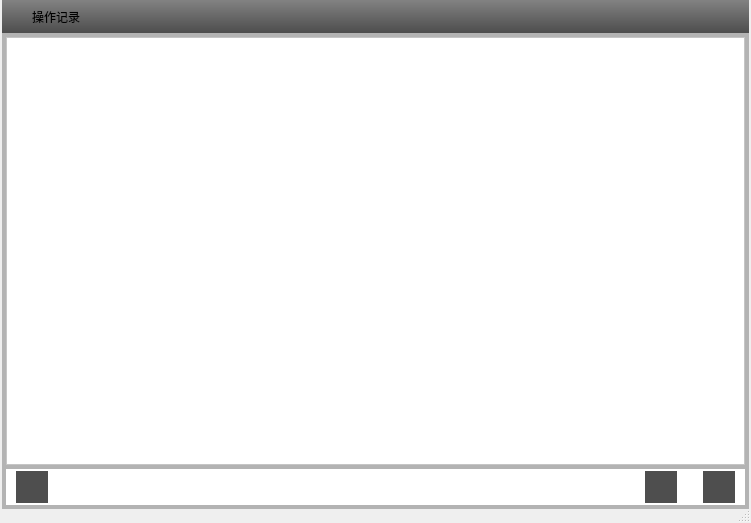
<?xml version="1.0" encoding="UTF-8"?>
<ui version="4.0">
 <class>DlgOperatorLog</class>
 <widget class="QDialog" name="DlgOperatorLog">
  <property name="geometry">
   <rect>
    <x>0</x>
    <y>0</y>
    <width>751</width>
    <height>523</height>
   </rect>
  </property>
  <property name="windowTitle">
   <string>Dialog</string>
  </property>
  <property name="sizeGripEnabled">
   <bool>true</bool>
  </property>
  <layout class="QVBoxLayout" name="verticalLayout">
   <property name="spacing">
    <number>0</number>
   </property>
   <property name="leftMargin">
    <number>2</number>
   </property>
   <property name="topMargin">
    <number>0</number>
   </property>
   <property name="rightMargin">
    <number>2</number>
   </property>
   <property name="bottomMargin">
    <number>14</number>
   </property>
   <item>
    <widget class="QWidget" name="widget_title1" native="true">
     <property name="sizePolicy">
      <sizepolicy hsizetype="Preferred" vsizetype="Fixed">
       <horstretch>0</horstretch>
       <verstretch>0</verstretch>
      </sizepolicy>
     </property>
     <property name="minimumSize">
      <size>
       <width>100</width>
       <height>33</height>
      </size>
     </property>
     <property name="styleSheet">
      <string notr="true">QWidget#widget_title1{
	background: qlineargradient(spread:pad, x1:0, y1:0, x2:0, y2:1, stop:0 #828282, stop:1 #4D4D4D);
}</string>
     </property>
     <layout class="QHBoxLayout" name="horizontalLayout_11">
      <property name="spacing">
       <number>0</number>
      </property>
      <property name="leftMargin">
       <number>0</number>
      </property>
      <property name="topMargin">
       <number>0</number>
      </property>
      <property name="rightMargin">
       <number>0</number>
      </property>
      <property name="bottomMargin">
       <number>0</number>
      </property>
      <item>
       <widget class="QLabel" name="lab_Ico">
        <property name="sizePolicy">
         <sizepolicy hsizetype="Minimum" vsizetype="Preferred">
          <horstretch>0</horstretch>
          <verstretch>0</verstretch>
         </sizepolicy>
        </property>
        <property name="minimumSize">
         <size>
          <width>30</width>
          <height>0</height>
         </size>
        </property>
        <property name="text">
         <string/>
        </property>
        <property name="alignment">
         <set>Qt::AlignCenter</set>
        </property>
       </widget>
      </item>
      <item>
       <widget class="QLabel" name="lab_Title">
        <property name="sizePolicy">
         <sizepolicy hsizetype="Expanding" vsizetype="Preferred">
          <horstretch>0</horstretch>
          <verstretch>0</verstretch>
         </sizepolicy>
        </property>
        <property name="styleSheet">
         <string notr="true">font: 10pt &quot;微软雅黑&quot;;</string>
        </property>
        <property name="text">
         <string>操作记录</string>
        </property>
        <property name="alignment">
         <set>Qt::AlignLeading|Qt::AlignLeft|Qt::AlignVCenter</set>
        </property>
       </widget>
      </item>
      <item>
       <widget class="QWidget" name="widget_menu" native="true">
        <property name="sizePolicy">
         <sizepolicy hsizetype="Minimum" vsizetype="Preferred">
          <horstretch>0</horstretch>
          <verstretch>0</verstretch>
         </sizepolicy>
        </property>
        <layout class="QHBoxLayout" name="horizontalLayout_12">
         <property name="spacing">
          <number>0</number>
         </property>
         <property name="leftMargin">
          <number>0</number>
         </property>
         <property name="topMargin">
          <number>0</number>
         </property>
         <property name="rightMargin">
          <number>0</number>
         </property>
         <property name="bottomMargin">
          <number>0</number>
         </property>
         <item>
          <widget class="QPushButton" name="btnMenu_Close">
           <property name="sizePolicy">
            <sizepolicy hsizetype="Minimum" vsizetype="Expanding">
             <horstretch>0</horstretch>
             <verstretch>0</verstretch>
            </sizepolicy>
           </property>
           <property name="minimumSize">
            <size>
             <width>40</width>
             <height>0</height>
            </size>
           </property>
           <property name="cursor">
            <cursorShape>ArrowCursor</cursorShape>
           </property>
           <property name="focusPolicy">
            <enum>Qt::NoFocus</enum>
           </property>
           <property name="toolTip">
            <string>关闭</string>
           </property>
           <property name="text">
            <string/>
           </property>
           <property name="flat">
            <bool>true</bool>
           </property>
          </widget>
         </item>
        </layout>
       </widget>
      </item>
     </layout>
    </widget>
   </item>
   <item>
    <widget class="QWidget" name="widget" native="true">
     <property name="styleSheet">
      <string notr="true">background-color: rgb(179, 179, 179);</string>
     </property>
     <layout class="QVBoxLayout" name="verticalLayout_2">
      <property name="spacing">
       <number>4</number>
      </property>
      <property name="leftMargin">
       <number>4</number>
      </property>
      <property name="topMargin">
       <number>4</number>
      </property>
      <property name="rightMargin">
       <number>4</number>
      </property>
      <property name="bottomMargin">
       <number>4</number>
      </property>
      <item>
       <widget class="QWidget" name="widget_2" native="true">
        <layout class="QVBoxLayout" name="verticalLayout_3">
         <property name="spacing">
          <number>0</number>
         </property>
         <property name="leftMargin">
          <number>0</number>
         </property>
         <property name="topMargin">
          <number>0</number>
         </property>
         <property name="rightMargin">
          <number>0</number>
         </property>
         <property name="bottomMargin">
          <number>0</number>
         </property>
         <item>
          <widget class="KTableView" name="tableView">
           <property name="styleSheet">
            <string notr="true">background-color: rgb(255, 255, 255);</string>
           </property>
          </widget>
         </item>
        </layout>
       </widget>
      </item>
      <item>
       <widget class="QWidget" name="widget_3" native="true">
        <property name="minimumSize">
         <size>
          <width>0</width>
          <height>36</height>
         </size>
        </property>
        <property name="maximumSize">
         <size>
          <width>16777215</width>
          <height>36</height>
         </size>
        </property>
        <property name="styleSheet">
         <string notr="true">background-color: rgb(255, 255, 255);</string>
        </property>
        <layout class="QHBoxLayout" name="horizontalLayout">
         <property name="leftMargin">
          <number>10</number>
         </property>
         <property name="topMargin">
          <number>2</number>
         </property>
         <property name="rightMargin">
          <number>10</number>
         </property>
         <property name="bottomMargin">
          <number>2</number>
         </property>
         <item>
          <widget class="QToolButton" name="toolButtonUpdate">
           <property name="minimumSize">
            <size>
             <width>32</width>
             <height>32</height>
            </size>
           </property>
           <property name="maximumSize">
            <size>
             <width>32</width>
             <height>32</height>
            </size>
           </property>
           <property name="styleSheet">
            <string notr="true">QToolButton#toolButtonUpdate
{
	border-image: url(:/更新normal.png);
  background-color:rgb(78,78,78); border-style:none;}

QToolButton#toolButtonUpdate:hover{border-image:url(:/更新hover.png);  background-color:rgb(78,78,78);border-style:none;}
QToolButton#toolButtonUpdate:pressed{border-image:url(:更新press.png); background-color:rgb(78,78,78);border-style:none;}</string>
           </property>
           <property name="text">
            <string/>
           </property>
          </widget>
         </item>
         <item>
          <spacer name="horizontalSpacer">
           <property name="orientation">
            <enum>Qt::Horizontal</enum>
           </property>
           <property name="sizeHint" stdset="0">
            <size>
             <width>576</width>
             <height>20</height>
            </size>
           </property>
          </spacer>
         </item>
         <item>
          <widget class="QToolButton" name="toolButtonPre">
           <property name="minimumSize">
            <size>
             <width>32</width>
             <height>32</height>
            </size>
           </property>
           <property name="maximumSize">
            <size>
             <width>32</width>
             <height>32</height>
            </size>
           </property>
           <property name="styleSheet">
            <string notr="true">QToolButton#toolButtonPre
{
	
	border-image: url(:/左normal.png);
  background-color:rgb(78,78,78); border-style:none;}


QToolButton#toolButtonPre:pressed{border-image: url(:/左press.png);; background-color:rgb(78,78,78);border-style:none;}</string>
           </property>
           <property name="text">
            <string/>
           </property>
          </widget>
         </item>
         <item>
          <spacer name="horizontalSpacer_2">
           <property name="orientation">
            <enum>Qt::Horizontal</enum>
           </property>
           <property name="sizeType">
            <enum>QSizePolicy::Fixed</enum>
           </property>
           <property name="sizeHint" stdset="0">
            <size>
             <width>20</width>
             <height>20</height>
            </size>
           </property>
          </spacer>
         </item>
         <item>
          <widget class="QToolButton" name="toolButtonNex">
           <property name="minimumSize">
            <size>
             <width>32</width>
             <height>32</height>
            </size>
           </property>
           <property name="maximumSize">
            <size>
             <width>32</width>
             <height>32</height>
            </size>
           </property>
           <property name="styleSheet">
            <string notr="true">QToolButton#toolButtonNex
{
	
	border-image: url(:/右normal.png);
  background-color:rgb(78,78,78); border-style:none;}


QToolButton#toolButtonNex:pressed{border-image: url(:/右press.png);; background-color:rgb(78,78,78);border-style:none;}</string>
           </property>
           <property name="text">
            <string/>
           </property>
          </widget>
         </item>
        </layout>
       </widget>
      </item>
     </layout>
    </widget>
   </item>
  </layout>
 </widget>
 <customwidgets>
  <customwidget>
   <class>KTableView</class>
   <extends>QTableView</extends>
   <header location="global">kcontrols\ktableview.h</header>
  </customwidget>
 </customwidgets>
 <resources/>
 <connections/>
</ui>
